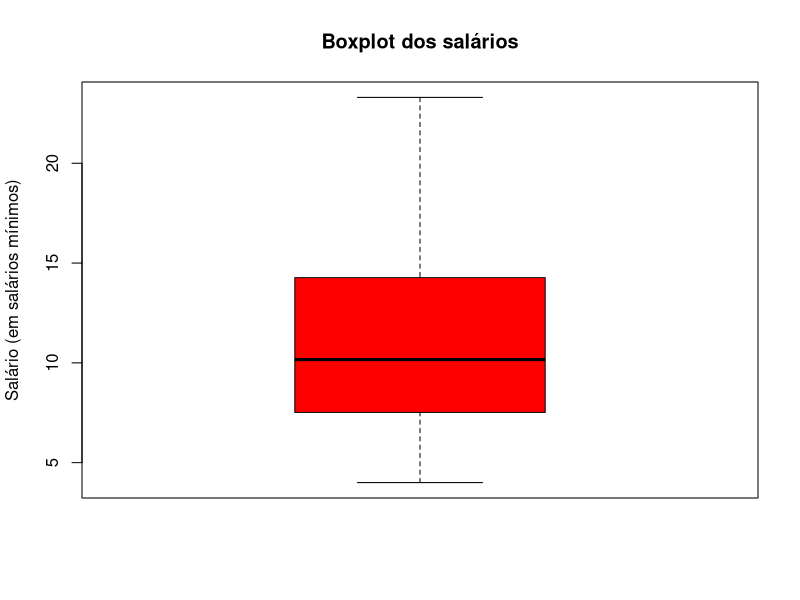
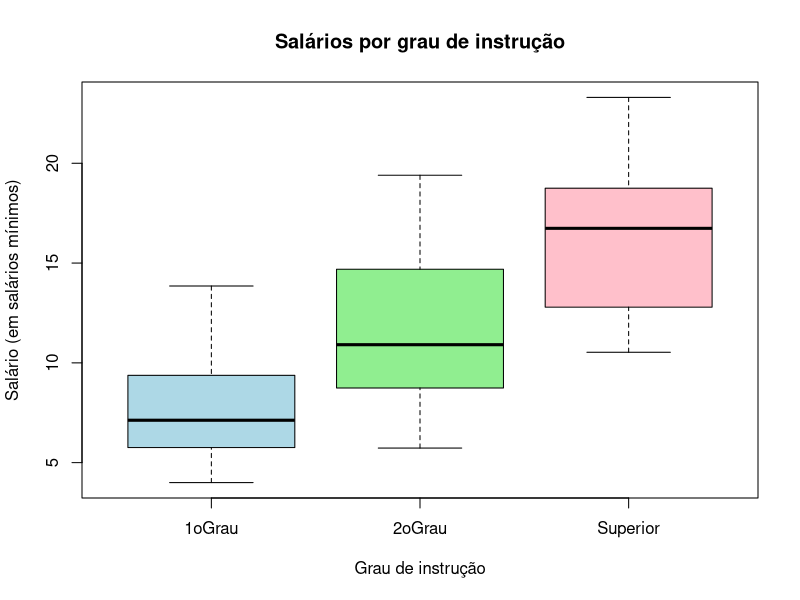

Source code (R) for these figures, in order:
## ---- chunk 1
# Dados do arquivo dados-bussab.txt, incluídos aqui para deixar o relatório em um só arquivo.
dados_txt <- c(
  "1 solteiro 1oGrau 0 4.00 26 3 interior",
  "2 casado 1oGrau 1 4.56 32 10 capital",
  "3 casado 1oGrau 2 5.25 36 5 capital",
  "4 solteiro 2oGrau 0 5.73 20 10 outro",
  "5 solteiro 1oGrau 0 6.26 40 7 outro",
  "6 casado 1oGrau 0 6.66 28 0 interior",
  "7 solteiro 1oGrau 0 6.86 41 0 interior",
  "8 solteiro 1oGrau 0 7.39 43 4 capital",
  "9 casado 2oGrau 1 7.59 34 10 capital",
  "10 solteiro 2oGrau 0 7.44 23 6 outro",
  "11 casado 2oGrau 2 8.12 33 6 interior",
  "12 solteiro 1oGrau 0 8.46 27 11 capital",
  "13 solteiro 2oGrau 0 8.74 37 5 outro",
  "14 casado 1oGrau 3 8.95 44 2 outro",
  "15 casado 2oGrau 0 9.13 30 5 interior",
  "16 solteiro 2oGrau 0 9.35 38 8 outro",
  "17 casado 2oGrau 1 9.77 31 7 capital",
  "18 casado 1oGrau 2 9.80 39 7 outro",
  "19 solteiro Superior 0 10.53 25 8 interior",
  "20 solteiro 2oGrau 0 10.76 37 4 interior",
  "21 casado 2oGrau 1 11.06 30 9 outro",
  "22 solteiro 2oGrau 0 11.59 34 2 capital",
  "23 solteiro 1oGrau 0 12.00 41 0 outro",
  "24 casado Superior 0 12.79 26 1 outro",
  "25 casado 2oGrau 2 13.23 32 5 interior",
  "26 casado 2oGrau 2 13.60 35 0 outro",
  "27 solteiro 1oGrau 0 13.85 46 7 outro",
  "28 casado 2oGrau 0 14.69 29 8 interior",
  "29 casado 2oGrau 5 14.71 40 6 interior",
  "30 casado 2oGrau 2 15.99 35 10 capital",
  "31 solteiro Superior 0 16.22 31 5 outro",
  "32 casado 2oGrau 1 16.61 36 4 interior",
  "33 casado Superior 3 17.26 43 7 capital",
  "34 solteiro Superior 0 18.75 33 7 capital",
  "35 casado 2oGrau 2 19.40 48 11 capital",
  "36 casado Superior 3 23.30 42 2 interior"
)
dados <- read.table(text = paste(dados_txt, collapse = "\n"), header = FALSE)
names(dados) <- c("funcionario", "estado_civil", "grau_instrucao", "filhos",
                  "salario", "idade_anos", "idade_meses", "regiao")
dados$grau_instrucao <- as.factor(dados$grau_instrucao)
## ---- chunk 2
# Amplitude
amplitude <- max(dados$salario) - min(dados$salario)
amplitude

# Variância amostral
variancia <- var(dados$salario)
variancia

# Desvio-padrão amostral
desvio_padrao <- sd(dados$salario)
desvio_padrao

# Coeficiente de variação
cv <- desvio_padrao / mean(dados$salario) * 100
cv
## ---- chunk 3
# Quartis
quartis <- quantile(dados$salario)
quartis

# Intervalo interquartílico
AIQ <- quartis[4] - quartis[2]
AIQ
## ---- chunk 4
limite_inferior <- quartis[2] - 1.5 * AIQ
limite_superior <- quartis[4] + 1.5 * AIQ
limite_inferior
limite_superior

outliers <- dados$salario[dados$salario < limite_inferior |
                          dados$salario > limite_superior]
outliers
## ---- chunk 5
# Boxplot dos salários
boxplot(dados$salario, main = "Boxplot dos salários",
        ylab = "Salário (em salários mínimos)", col = "red")
## ---- chunk 6
# Média dos salários por grau de instrução
media <- aggregate(salario ~ grau_instrucao, data = dados, mean)

# Mediana dos salários por grau de instrução
mediana <- aggregate(salario ~ grau_instrucao, data = dados, median)

# Desvio-padrão dos salários por grau de instrução
desvio <- aggregate(salario ~ grau_instrucao, data = dados, sd)
## ---- chunk 7
tabela <- data.frame(
  Grau_de_instrucao = media$grau_instrucao,
  Media = round(media$salario, 2),
  Mediana = round(mediana$salario, 2),
  Desvio_padrao = round(desvio$salario, 2)
)
tabela
## ---- chunk 8
tabela$Grau_de_instrucao[which.max(tabela$Media)]
tabela$Grau_de_instrucao[which.max(tabela$Desvio_padrao)]
## ---- chunk 9
# Boxplot dos salários por grau de instrução
boxplot(salario ~ grau_instrucao, data = dados,
        main = "Salários por grau de instrução",
        xlab = "Grau de instrução",
        ylab = "Salário (em salários mínimos)",
        col = c("lightblue", "lightgreen", "pink"))
